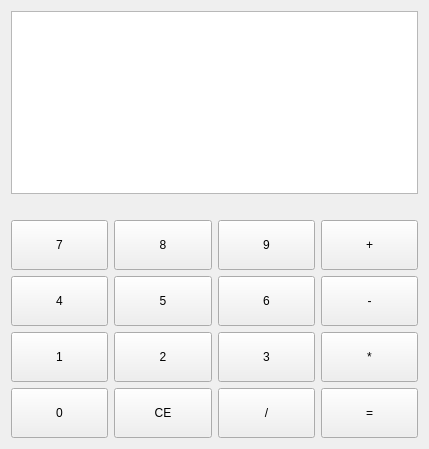
<?xml version="1.0" encoding="UTF-8"?>
<ui version="4.0">
 <class>Form</class>
 <widget class="QWidget" name="Form">
  <property name="geometry">
   <rect>
    <x>0</x>
    <y>0</y>
    <width>429</width>
    <height>449</height>
   </rect>
  </property>
  <property name="windowTitle">
   <string>Form</string>
  </property>
  <layout class="QVBoxLayout" name="verticalLayout">
   <item>
    <layout class="QGridLayout" name="gridLayout">
     <item row="3" column="1">
      <widget class="PushButton" name="pushButton5">
       <property name="minimumSize">
        <size>
         <width>0</width>
         <height>50</height>
        </size>
       </property>
       <property name="text">
        <string>5</string>
       </property>
      </widget>
     </item>
     <item row="0" column="0" colspan="4">
      <widget class="QTextEdit" name="textEdit">
       <property name="undoRedoEnabled">
        <bool>false</bool>
       </property>
       <property name="cursorWidth">
        <number>0</number>
       </property>
       <property name="textInteractionFlags">
        <set>Qt::TextInteractionFlag::TextSelectableByKeyboard|Qt::TextInteractionFlag::TextSelectableByMouse</set>
       </property>
      </widget>
     </item>
     <item row="3" column="2">
      <widget class="PushButton" name="pushButton6">
       <property name="minimumSize">
        <size>
         <width>0</width>
         <height>50</height>
        </size>
       </property>
       <property name="text">
        <string>6</string>
       </property>
       <property name="checkable">
        <bool>false</bool>
       </property>
      </widget>
     </item>
     <item row="5" column="2">
      <widget class="PushButton" name="pushButtonDiv">
       <property name="minimumSize">
        <size>
         <width>0</width>
         <height>50</height>
        </size>
       </property>
       <property name="text">
        <string>/</string>
       </property>
      </widget>
     </item>
     <item row="4" column="3">
      <widget class="PushButton" name="pushButtonMul">
       <property name="minimumSize">
        <size>
         <width>0</width>
         <height>50</height>
        </size>
       </property>
       <property name="text">
        <string>*</string>
       </property>
      </widget>
     </item>
     <item row="4" column="0">
      <widget class="PushButton" name="pushButton1">
       <property name="minimumSize">
        <size>
         <width>0</width>
         <height>50</height>
        </size>
       </property>
       <property name="text">
        <string>1</string>
       </property>
      </widget>
     </item>
     <item row="2" column="2">
      <widget class="PushButton" name="pushButton9">
       <property name="minimumSize">
        <size>
         <width>0</width>
         <height>50</height>
        </size>
       </property>
       <property name="text">
        <string>9</string>
       </property>
      </widget>
     </item>
     <item row="3" column="3">
      <widget class="PushButton" name="pushButtonMin">
       <property name="minimumSize">
        <size>
         <width>0</width>
         <height>50</height>
        </size>
       </property>
       <property name="text">
        <string>-</string>
       </property>
      </widget>
     </item>
     <item row="5" column="1">
      <widget class="PushButton" name="pushButtonCE">
       <property name="minimumSize">
        <size>
         <width>0</width>
         <height>50</height>
        </size>
       </property>
       <property name="text">
        <string>CE</string>
       </property>
      </widget>
     </item>
     <item row="5" column="0">
      <widget class="PushButton" name="pushButton0">
       <property name="minimumSize">
        <size>
         <width>0</width>
         <height>50</height>
        </size>
       </property>
       <property name="text">
        <string>0</string>
       </property>
      </widget>
     </item>
     <item row="2" column="1">
      <widget class="PushButton" name="pushButton8">
       <property name="minimumSize">
        <size>
         <width>0</width>
         <height>50</height>
        </size>
       </property>
       <property name="text">
        <string>8</string>
       </property>
      </widget>
     </item>
     <item row="4" column="1">
      <widget class="PushButton" name="pushButton2">
       <property name="minimumSize">
        <size>
         <width>0</width>
         <height>50</height>
        </size>
       </property>
       <property name="text">
        <string>2</string>
       </property>
      </widget>
     </item>
     <item row="2" column="3">
      <widget class="PushButton" name="pushButtonPlus">
       <property name="minimumSize">
        <size>
         <width>0</width>
         <height>50</height>
        </size>
       </property>
       <property name="text">
        <string>+</string>
       </property>
      </widget>
     </item>
     <item row="4" column="2">
      <widget class="PushButton" name="pushButton3">
       <property name="minimumSize">
        <size>
         <width>0</width>
         <height>50</height>
        </size>
       </property>
       <property name="text">
        <string>3</string>
       </property>
      </widget>
     </item>
     <item row="3" column="0">
      <widget class="PushButton" name="pushButton4">
       <property name="minimumSize">
        <size>
         <width>0</width>
         <height>50</height>
        </size>
       </property>
       <property name="text">
        <string>4</string>
       </property>
      </widget>
     </item>
     <item row="5" column="3">
      <widget class="PushButton" name="pushButtonEqe">
       <property name="minimumSize">
        <size>
         <width>0</width>
         <height>50</height>
        </size>
       </property>
       <property name="text">
        <string>=</string>
       </property>
      </widget>
     </item>
     <item row="2" column="0">
      <widget class="PushButton" name="pushButton7">
       <property name="minimumSize">
        <size>
         <width>0</width>
         <height>50</height>
        </size>
       </property>
       <property name="text">
        <string>7</string>
       </property>
      </widget>
     </item>
     <item row="1" column="0">
      <spacer name="verticalSpacer">
       <property name="orientation">
        <enum>Qt::Orientation::Vertical</enum>
       </property>
       <property name="sizeType">
        <enum>QSizePolicy::Policy::Minimum</enum>
       </property>
       <property name="sizeHint" stdset="0">
        <size>
         <width>20</width>
         <height>20</height>
        </size>
       </property>
      </spacer>
     </item>
    </layout>
   </item>
  </layout>
 </widget>
 <customwidgets>
  <customwidget>
   <class>PushButton</class>
   <extends>QPushButton</extends>
   <header location="global">qfluentwidgets</header>
  </customwidget>
 </customwidgets>
 <resources/>
 <connections/>
</ui>
